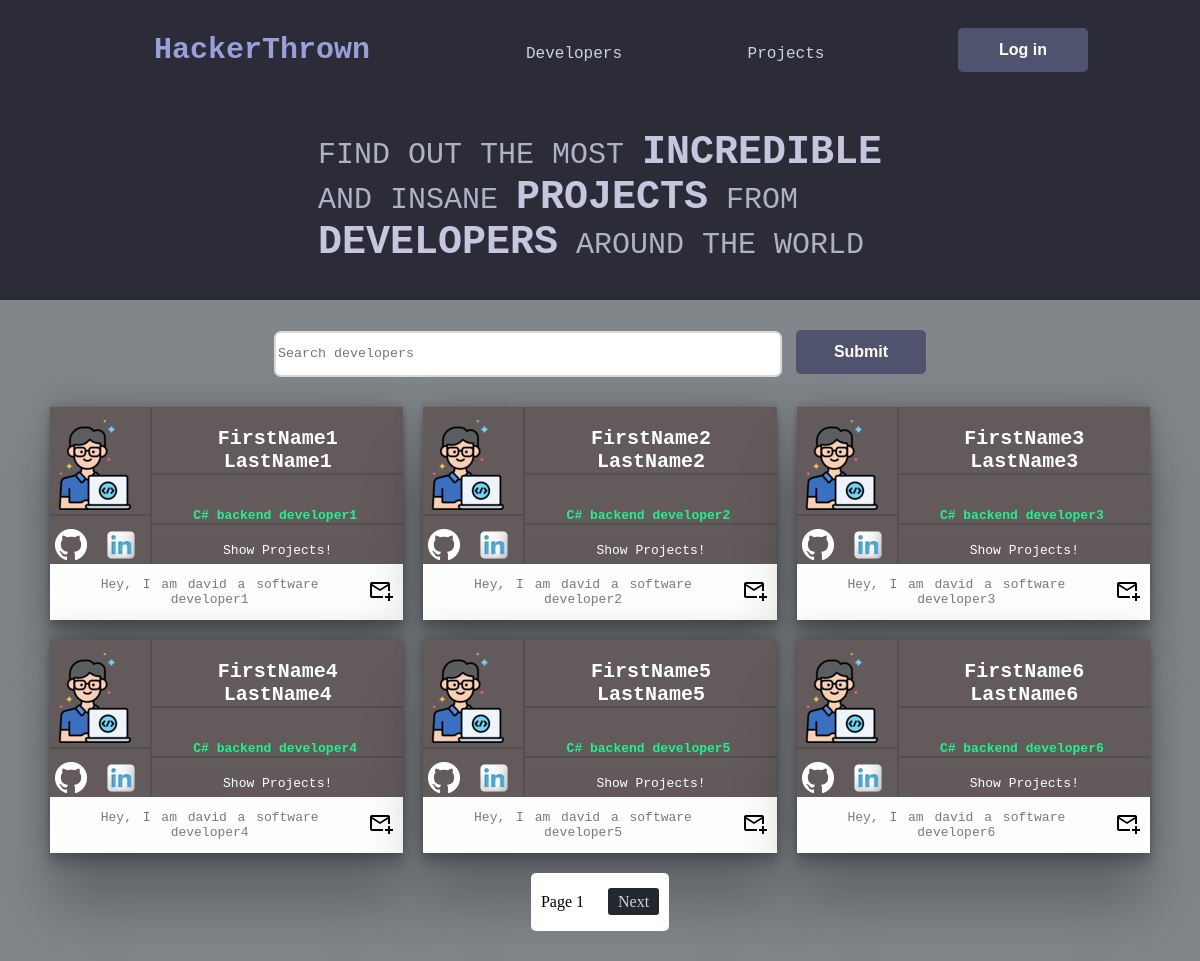
The page / on the database its author committed.
### users/models.py (models this page shows, shortened)
class Developer(models.Model):
    user = models.OneToOneField(User, on_delete=models.CASCADE, null=True, blank=True)
    first_name = models.CharField(max_length=30, blank=False, null=True)
    last_name = models.CharField(max_length=30, blank=False, null=True)
    email = models.EmailField(unique=True, blank=False, null=True)
    username = models.CharField(max_length=20, blank=False, null=True)
    password = models.CharField(max_length=15, blank=False, null=True)
    work_position = models.CharField(max_length=30, blank=False, null=True)
    short_bio = models.CharField(max_length=100, blank=False, null=True)
    social_link_github = models.URLField(null=True, blank=True)
    social_link_linkedIn = models.URLField(null=True, blank=True)
    created = models.DateTimeField(auto_now_add=True)
    id = models.AutoField(primary_key=True, unique=True, editable=False)
    class Meta:
        ordering = ['id']

### users/views.py (the view, shortened to what this page needs)
# urls.py: path('', views.dev_page, name='dev-page'),
def dev_page(request):
    devs = []
    for dev in Developer.objects.all():
        if dev.first_name and dev.last_name and dev.short_bio and dev.work_position:
            devs.append(dev)
    if request.method == 'GET':
        search_dev = request.GET.get('search-dev')
    if 'next' in request.GET:
        id = int(request.GET['next'])
        project = Project.objects.get(id=id)
        side_dev = Developer.objects.get(email=project.owner.email)
        devs = [side_dev]
    paginator = Paginator(devs, 6)
    page_number = request.GET.get('page')
    page_obj = paginator.get_page(page_number)
    context = {
        'page_obj': page_obj,
    }
    return render(request, 'dev_page.html', context)

### users/templates/dev_page.html (shortened to what this page needs)
{% extends 'base_page.html' %}{% load static %}{% block content %}
<main>
  <div class="main-page-container">
    <div class="upp-part-page">
      <div class="nav-bar-container">{% include 'nav_bar.html' %}</div>
      <div class="description-upp-part-page">
        <p class="main-page-descript">
          FIND OUT THE MOST <b>INCREDIBLE</b> <br />
          AND INSANE <b>PROJECTS</b> FROM <br />
          <b>DEVELOPERS</b> AROUND THE WORLD
        </p>
      </div>
    </div>
    <div class="low-part-page-container">
      <div class="search-bar-container">
        <form action="" method="get">
          <input
            type="text"
            name="search-dev"
            id="search-text"
            placeholder="Search developers"
            class="search-bar-input"
          />
          <button type="submit" class="search-bar-button">Submit</button>
        </form>
      </div>
      <div class="low-part-page">
        {% for dev in page_obj %}
        <div class="dev-card">
          <div class="dev-pic--fl-name--work-pos-container">
            <div class="dev-img--socials-container">
              <p class="dev-img-container">
                <img
                  src="{% static 'img/profile_pic/user-default.png' %}"
                  alt="profile picture"
                  class="dev-img"
                />
              </p>
              <div class="dev-socials-container">
                <a href="{{dev.social_link_github}}" class="dev-social"
                  ><img
                    src="{% static 'img/png/GitHub-Mark-Light-32px.png' %}"
                    alt="git-hub link"
                /></a>
                <a href="{{dev.social_link_linkedIn}}" class="dev-social"
                  ><img
                    src="{% static 'img/png/Social-Networks-Linkedin-icon.png' %}"
                    alt="linked-in link"
                /></a>
              </div>
            </div>
            <div class="dev-fl-name--work-pos">
              <p class="dev-fl-name">{{dev.first_name}} {{dev.last_name}}</p>
              <p class="dev-work-pos">{{dev.work_position}}</p>
              <div class="dev-projs-page">
                <a href="{% url 'proj-page' %}?next={{dev.id}}" class="dev-projs-link">Show Projects!</a>
              </div>
            </div>
          </div>
          <div class="dev-description-container">
            <p class="dev-description">{{dev.short_bio}}</p>
            {% if request.user.email != dev.email %}
            <a href="{% url 'create-message' dev.id %}" class="dev-msg"
              ><img
                src="{% static 'img/png/dev-mess.png' %}"
                alt="developer message"
            /></a>
            {% endif %}
          </div>
        </div>
        {% endfor %}
      </div>
      {% if page_obj %}
      <div class="pagination">
        <span class="step-links">
            <span class="current">
                Page {{ page_obj.number }}
            </span>
            {% if page_obj.has_next %}
                <a href="?page={{ page_obj.next_page_number }}">Next</a>
            {% endif %}
        </span>
    </div>
    {% endif %}
    </div>
  </div>
</main>
{% endblock content %}

### templates/base_page.html (shortened to what this page needs)
<!DOCTYPE html>
{% load static %}
<html lang="en">
  <head>
    <link rel="stylesheet" href="{% static 'css/base_page.css' %}">
  </head>
  <body>
    {% block content %} {% endblock content %}
  </body>
</html>

### templates/nav_bar.html
{% load static %} {% block nav-bar %}
<nav class="nav-bar">
  <ul class="ul-nav-bar-options">
    <li class="logo-nav-bar">
      <span class="logo-nav-bar-text">HackerThrown</span>
    </li>
    <li class="nav-li-el">
      <a href="{% url 'dev-page' %}">Developers</a>
    </li>
    <li class="nav-li-el">
      <span class="nav-bar-span"
        ><a href="{% url 'proj-page' %}">Projects</a></span
      >
    </li>
    {% if request.user.is_authenticated and request.user.name != 'admin' %}
    <li class="nav-li-el">
      <span class="nav-bar-span">
        <a href="{% url 'inbox' %}">Inbox</a>
      </span>
    </li>
    <li class="nav-li-el">
      <span class="nav-bar-span">
        <a href="{% url 'my-account' %}">My Account</a>
      </span>
    </li>
    <a href="{% url 'logout' %}"
      ><input type="submit" value="Log out" class="log-in--out--user"
    /></a>
    {% else %}
    <a href="{% url 'login' %}"
      ><input type="submit" value="Log in" class="log-in--out--user"
    /></a>
    {% endif %}
  </ul>
</nav>
{% endblock nav-bar %}

### static/css/base_page.css (style rules this page uses)
html, body, main { margin: 0; height: 100%; }
.upp-part-page { display: flex; flex-direction: column; height: 300px; width: 100%; background-color: #2b2c37; }
.nav-bar { background-color: #2b2c37; }
.ul-nav-bar-options { margin: 0; padding: 0; list-style: none; color: #ced0e2; font-family: Monospace, Sans-serif, Garamond; display: flex; flex-direction: row; flex-wrap: wrap; min-height: 100px; align-items: center; text-align: center; justify-content: space-evenly; }
.logo-nav-bar { text-align: center; flex: initial; width: 300px; }
.nav-li-el { display: inline-block; height: 30px; width: 100px; color: #ced0e2; }
.nav-li-el a { display: inline-block; height: 100%; width: 100%; padding-top: 10px; }
a { text-decoration: none; color: #ced0e2; }
.nav-li-el { margin: 0; padding: 0; flex: none; }
.log-in--out--user { margin-left: 10px; height: 44px; border-radius: 5px; border: none; width: 130px; background-color: #50536d; color: white; font-size: 16px; font-weight: bold; }
.logo-nav-bar-text { font-size: 30px; font-weight: bold; color: #999fd8; }
.description-upp-part-page { margin: 0 auto; }
.main-page-descript { font-family: Monospace, Sans-serif, Garamond; font-size: 30px; color: #b0b1c4; }
b { color: #c5c7df; font-size: 40px; }
.search-bar-container { padding-top: 30px; padding-bottom: 30px; display: flex; margin-top: 0; margin-bottom: 0; margin-left: auto; margin-right: auto; justify-content: center; }
.search-bar-input { width: 500px; height: 40px; background-color: white; font-family: Monospace, Sans-serif, Garamond; border: 2px solid #dadada; border-radius: 7px; }
.search-bar-button { margin-left: 10px; height: 44px; border-radius: 5px; border: none; width: 130px; background-color: #50536d; color: white; font-size: 16px; font-weight: bold; }
.low-part-page-container { margin: 0; background-color: #81868b; }
.low-part-page { display: grid; grid-template-columns: 1fr 1fr 1fr; gap: 20px; padding: 0 50px; font-family: Monospace; padding-bottom: 20px; }
.dev-card { display: flex; flex-direction: column; background-color: #fefefc; box-shadow: rgba(0, 0, 0, 0.25) 0px 54px 55px, rgba(0, 0, 0, 0.12) 0px -12px 30px, rgba(0, 0, 0, 0.12) 0px 4px 6px, rgba(0, 0, 0, 0.17) 0px 12px 13px, rgba(0, 0, 0, 0.09) 0px -3px 5px; }
.dev-pic--fl-name--work-pos-container { display: flex; flex-direction: row; align-items: center; background-color: #635b5b; }
.dev-img--socials-container { display: flex; flex-direction: column; height: 100%; border-right: 2px solid rgb(85, 80, 80); }
.dev-img-container { width: 100px; flex: 1; border-bottom: 2px solid rgb(85, 80, 80); }
.dev-img { color: white; }
.dev-socials-container { display: flex; flex-direction: row; height: 35px; }
a.dev-social { display: inline-block; padding: 0 5px; flex: 1; }
a.dev-social:link { text-decoration: none; }
.dev-fl-name--work-pos { flex: 1; display: flex; flex-direction: column; height: 100%; }
.dev-fl-name { color: #ffffff; word-spacing: 2px; font-weight: bold; font-size: 20px; text-align: center; padding: 0 5px; border-bottom: 2px solid rgb(85, 80, 80); }
.dev-work-pos { font-weight: bold; color: #20f190; text-align: center; padding-right: 5px; border-bottom: 2px solid rgb(85, 80, 80); }
.dev-projs-page { display: flex; text-align: center; align-items: center; justify-content: center; background-color: #625a5a; height: 100%; }
.dev-projs-link { display: inline-block; color: white; }
.dev-description-container { display: flex; flex-direction: row; align-items: center; justify-content: space-between; }
.dev-description { text-align: center; padding: 0 15px; word-spacing: 3px; color: #7a7a78; }
.dev-msg { padding-right: 10px; }
.pagination { display: flex; justify-content: center; }
.step-links { background-color: white; padding: 20px 0; margin-bottom: 30px; border-radius: 5px; }
.step-links a { margin: 0 10px; padding: 5px 10px; background-color: #23272e; border-radius: 3px; }
.current { padding: 0 10px; }

### rows shown on the page
Developer: first_name "FirstName1", last_name "LastName1", work_position "C# backend developer1", short_bio "Hey, I am david a software developer1"
Developer: first_name "FirstName2", last_name "LastName2", work_position "C# backend developer2", short_bio "Hey, I am david a software developer2"
Developer: first_name "FirstName3", last_name "LastName3", work_position "C# backend developer3", short_bio "Hey, I am david a software developer3"
Developer: first_name "FirstName4", last_name "LastName4", work_position "C# backend developer4", short_bio "Hey, I am david a software developer4"
Developer: first_name "FirstName5", last_name "LastName5", work_position "C# backend developer5", short_bio "Hey, I am david a software developer5"
Developer: first_name "FirstName6", last_name "LastName6", work_position "C# backend developer6", short_bio "Hey, I am david a software developer6"

### other values the page prints
{{ page_obj.number }} "1"
